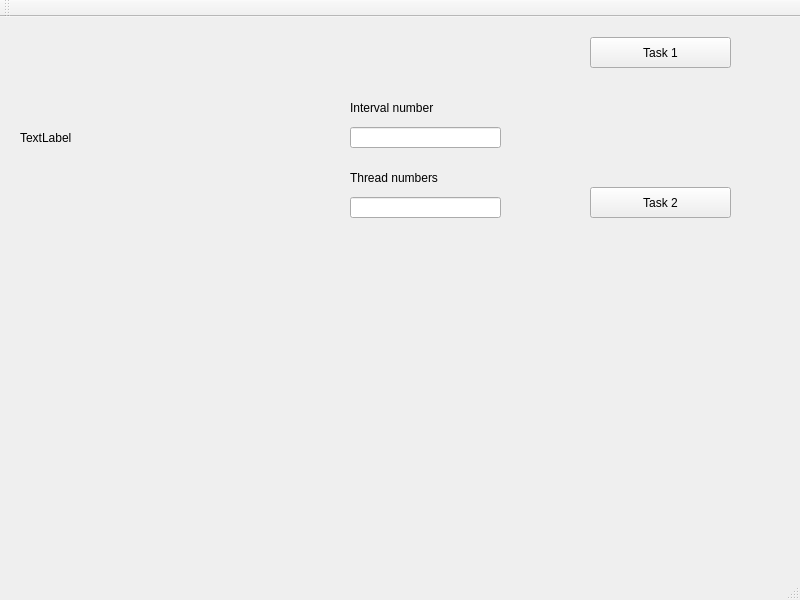
<?xml version="1.0" encoding="UTF-8"?>
<ui version="4.0">
 <class>MainWindow</class>
 <widget class="QMainWindow" name="MainWindow">
  <property name="geometry">
   <rect>
    <x>0</x>
    <y>0</y>
    <width>800</width>
    <height>600</height>
   </rect>
  </property>
  <property name="windowTitle">
   <string>MainWindow</string>
  </property>
  <widget class="QWidget" name="centralwidget">
   <widget class="QPushButton" name="pushButton">
    <property name="geometry">
     <rect>
      <x>590</x>
      <y>20</y>
      <width>141</width>
      <height>31</height>
     </rect>
    </property>
    <property name="text">
     <string>Task 1</string>
    </property>
   </widget>
   <widget class="QLabel" name="label">
    <property name="geometry">
     <rect>
      <x>20</x>
      <y>20</y>
      <width>291</width>
      <height>201</height>
     </rect>
    </property>
    <property name="text">
     <string>TextLabel</string>
    </property>
   </widget>
   <widget class="QPushButton" name="pushButton_2">
    <property name="geometry">
     <rect>
      <x>590</x>
      <y>170</y>
      <width>141</width>
      <height>31</height>
     </rect>
    </property>
    <property name="text">
     <string>Task 2</string>
    </property>
   </widget>
   <widget class="QLineEdit" name="lineEdit">
    <property name="geometry">
     <rect>
      <x>350</x>
      <y>110</y>
      <width>151</width>
      <height>21</height>
     </rect>
    </property>
   </widget>
   <widget class="QLineEdit" name="lineEdit_2">
    <property name="geometry">
     <rect>
      <x>350</x>
      <y>180</y>
      <width>151</width>
      <height>21</height>
     </rect>
    </property>
   </widget>
   <widget class="QLabel" name="label_2">
    <property name="geometry">
     <rect>
      <x>350</x>
      <y>80</y>
      <width>151</width>
      <height>21</height>
     </rect>
    </property>
    <property name="text">
     <string>Interval number</string>
    </property>
   </widget>
   <widget class="QLabel" name="label_3">
    <property name="geometry">
     <rect>
      <x>350</x>
      <y>145</y>
      <width>141</width>
      <height>31</height>
     </rect>
    </property>
    <property name="text">
     <string>Thread numbers</string>
    </property>
   </widget>
  </widget>
  <widget class="QMenuBar" name="menubar">
   <property name="geometry">
    <rect>
     <x>0</x>
     <y>0</y>
     <width>800</width>
     <height>21</height>
    </rect>
   </property>
  </widget>
  <widget class="QStatusBar" name="statusbar"/>
  <widget class="QToolBar" name="toolBar">
   <property name="windowTitle">
    <string>toolBar</string>
   </property>
   <attribute name="toolBarArea">
    <enum>TopToolBarArea</enum>
   </attribute>
   <attribute name="toolBarBreak">
    <bool>false</bool>
   </attribute>
  </widget>
 </widget>
 <resources/>
 <connections/>
</ui>
